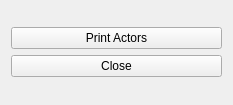
<?xml version="1.0" encoding="UTF-8"?>
<ui version="4.0">
 <class>Form</class>
 <widget class="QWidget" name="Form">
  <property name="geometry">
   <rect>
    <x>0</x>
    <y>0</y>
    <width>233</width>
    <height>105</height>
   </rect>
  </property>
  <property name="windowTitle">
   <string>Form</string>
  </property>
  <layout class="QGridLayout" name="gridLayout">
   <item row="0" column="0">
    <layout class="QVBoxLayout" name="verticalLayout">
     <item>
      <widget class="QPushButton" name="pb_print_actors">
       <property name="text">
        <string>Print Actors</string>
       </property>
      </widget>
     </item>
     <item>
      <widget class="QPushButton" name="pb_close">
       <property name="text">
        <string>Close</string>
       </property>
      </widget>
     </item>
    </layout>
   </item>
  </layout>
 </widget>
 <resources/>
 <connections/>
</ui>
